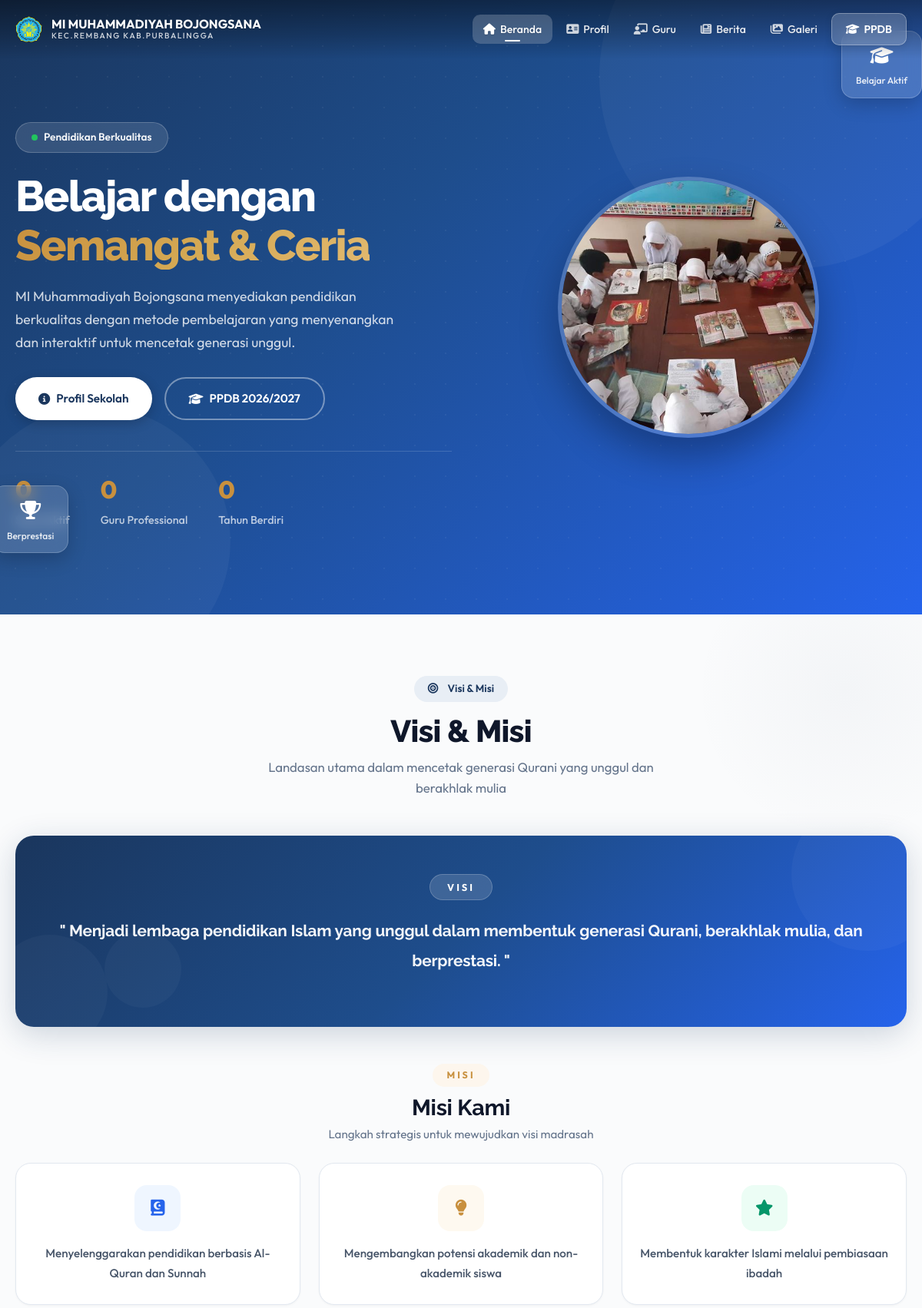
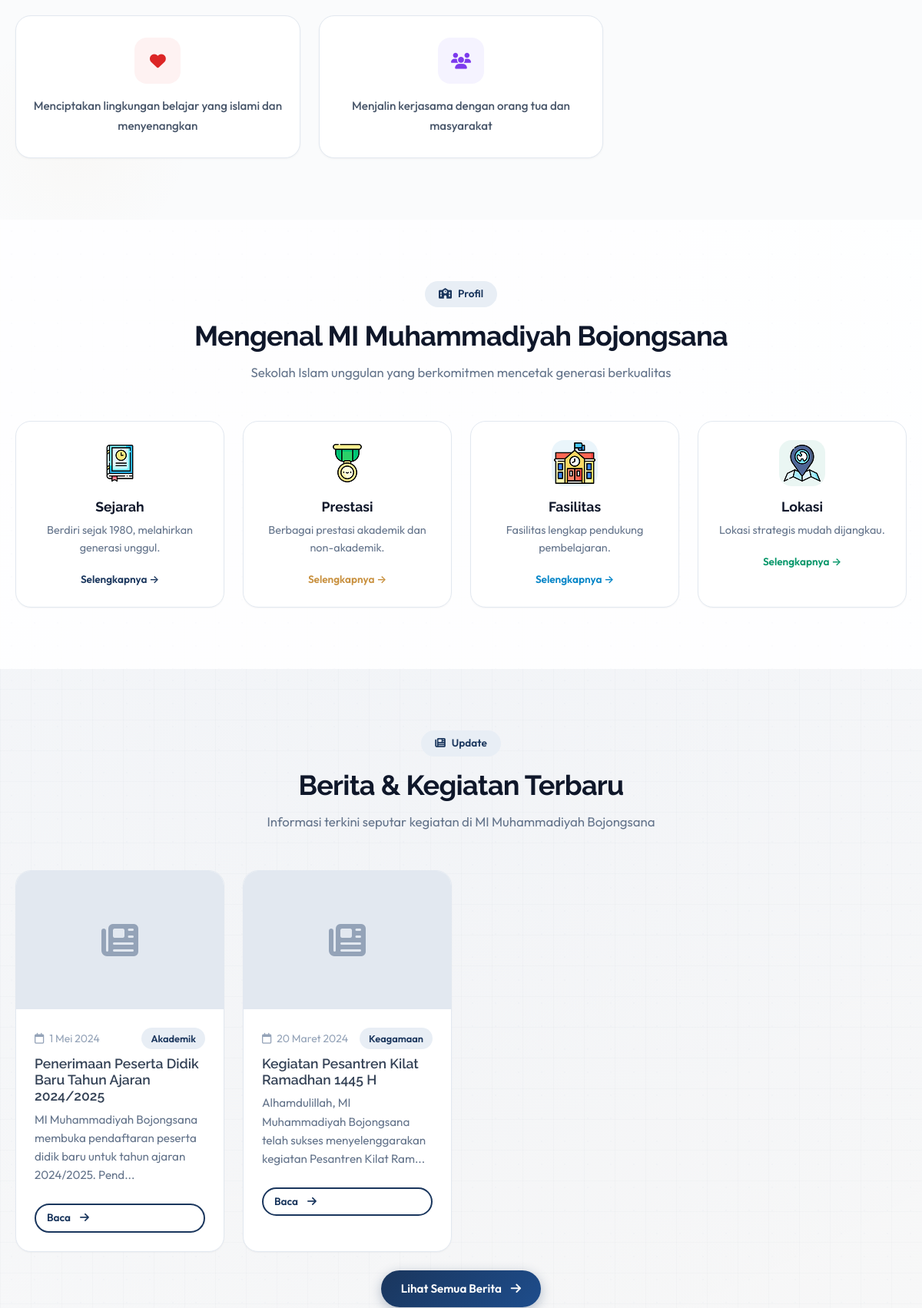
The page / (upper part) on the database its author committed (2 pictures, top to bottom).
### tables this page shows
CREATE TABLE `pengaturan` (
  `id` int(11) NOT NULL AUTO_INCREMENT,
  `key` varchar(50) NOT NULL,
  `value` text DEFAULT NULL,
  `created_at` timestamp NOT NULL DEFAULT current_timestamp(),
  `updated_at` timestamp NOT NULL DEFAULT current_timestamp() ON UPDATE current_timestamp(),
  PRIMARY KEY (`id`),
  UNIQUE KEY `key` (`key`)
);

CREATE TABLE `berita` (
  `id` int(11) NOT NULL AUTO_INCREMENT,
  `judul` varchar(255) NOT NULL,
  `isi` text NOT NULL,
  `gambar` varchar(255) DEFAULT NULL,
  `tanggal` date NOT NULL,
  `kategori` varchar(50) DEFAULT 'Umum',
  `status` enum('draft','published') DEFAULT 'draft',
  `created_at` timestamp NOT NULL DEFAULT current_timestamp(),
  `updated_at` timestamp NOT NULL DEFAULT current_timestamp() ON UPDATE current_timestamp(),
  PRIMARY KEY (`id`)
);

### config/database.php (called while the page is built, shortened)
<?php
function getConnection() {
    static $pdo = null;
    if ($pdo === null) {
        try {
            $dsn = "mysql:host=" . DB_HOST . ";dbname=" . DB_NAME . ";charset=utf8mb4";
            $options = [
                PDO::ATTR_ERRMODE => PDO::ERRMODE_EXCEPTION,
                PDO::ATTR_DEFAULT_FETCH_MODE => PDO::FETCH_ASSOC,
                PDO::ATTR_EMULATE_PREPARES => false,
                PDO::MYSQL_ATTR_INIT_COMMAND => "SET NAMES utf8mb4 COLLATE utf8mb4_unicode_ci"
            ];
            $pdo = new PDO($dsn, DB_USER, DB_PASS, $options);
        } catch (PDOException $e) {
            die("Koneksi database gagal: " . $e->getMessage());
        }
    }
    return $pdo;
}
function h($string) {
    return htmlspecialchars($string ?? '', ENT_QUOTES, 'UTF-8');
}
function getPengaturan($key) {
    try {
        $pdo = getConnection();
        $stmt = $pdo->prepare("SELECT value FROM pengaturan WHERE `key` = ?");
        $stmt->execute([$key]);
        $result = $stmt->fetch();
        return $result ? $result['value'] : '';
    } catch (PDOException $e) {
        return '';
    }
}
function formatTanggal($date) {
    $bulan = [
        1 => 'Januari',
        2 => 'Februari',
        3 => 'Maret',
        4 => 'April',
        5 => 'Mei',
        6 => 'Juni',
        7 => 'Juli',
        8 => 'Agustus',
        9 => 'September',
        10 => 'Oktober',
        11 => 'November',
        12 => 'Desember'
    ];
    $timestamp = strtotime($date);
    $tanggal = date('j', $timestamp);
    $bulan_index = (int)date('n', $timestamp);
    $tahun = date('Y', $timestamp);
    return $tanggal . ' ' . $bulan[$bulan_index] . ' ' . $tahun;
}
?>

### index.php (the view, shortened to what this page needs)
<?php
require_once 'config/database.php';
require_once 'includes/header.php';
try {
    $pdo = getConnection();
    $stmt = $pdo->prepare("SELECT * FROM berita WHERE status = 'published' ORDER BY tanggal DESC LIMIT 4");
    $stmt->execute();
    $berita_list = $stmt->fetchAll();
} catch (PDOException $e) {
    $berita_list = [];
    $galeri_list = [];
    $guru_list = [];
    $prestasi_list = [];
}
?>
<section class="hero-carousel-modern">
    <div id="heroCarousel" class="carousel slide carousel-fade" data-bs-ride="carousel" data-bs-interval="5000">
        <div class="carousel-inner">
            <div class="carousel-item active">
                <div class="hero-slide" style="background: linear-gradient(135deg, #1a365d 0%, #1e4d8c 40%, #2563eb 100%);">
                    <div class="slide-shape slide-shape-1"></div>
                    <div class="slide-shape slide-shape-2"></div>
                    <div class="slide-dots"></div>
                    <div class="container h-100">
                        <div class="row align-items-center h-100">
                            <div class="col-lg-6 order-1 order-lg-2 d-flex justify-content-center" data-aos="fade-up" data-aos-duration="800">
                                <div class="slide-image-wrapper">
                                    <div class="slide-image-frame">
                                        <img src="assets/images/belajar.jpg" alt="Pendidikan" class="slide-image"
                                             onerror="this.style.display='none'; this.parentElement.querySelector('.image-placeholder').style.display='flex';">
                                    </div>
                                </div>
                                 <div class="floating-card floating-card-1"><span><i class="fa-solid fa-graduation-cap"></i></span><small>Belajar Aktif</small></div>
                                    <div class="floating-card floating-card-2"><span><i class="fa-solid fa-trophy"></i></span><small>Berprestasi</small></div>
                            </div>
                            <div class="col-lg-6 order-2 order-lg-1 mt-5" data-aos="fade-up" data-aos-duration="800" data-aos-delay="200">
                                <div class="slide-content">
                                    <span class="slide-badge">
                                        <span class="badge-dot"></span> Pendidikan Berkualitas
                                    </span>
                                    <h1 class="slide-title">
                                        Belajar dengan<br>
                                        <span class="text-gradient-gold">Semangat & Ceria</span>
                                    </h1>
                                    <p class="slide-desc">
                                        MI Muhammadiyah Bojongsana menyediakan pendidikan berkualitas dengan metode pembelajaran yang menyenangkan dan interaktif untuk mencetak generasi unggul.
                                    </p>
                                    <div class="slide-buttons">
                                        <a href="profil.php" class="btn-slide btn-slide-primary">
                                            <i class="fa-solid fa-circle-info"></i> Profil Sekolah
                                        </a>
                                        <a href="ppdb.php" class="btn-slide btn-slide-outline">
                                            <i class="fa-solid fa-graduation-cap"></i> PPDB 2026/2027
                                        </a>
                                    </div>
                                    <div class="slide-stats">
                                        <div class="slide-stat">
                                            <span class="stat-value counter" data-target="200">0</span>
                                            <span class="stat-label">Siswa Aktif</span>
                                        </div>
                                        <div class="slide-stat">
                                            <span class="stat-value counter" data-target="10">0</span>
                                            <span class="stat-label">Guru Professional</span>
                                        </div>
                                        <div class="slide-stat">
                                            <span class="stat-value counter" data-target="60">0</span>
                                            <span class="stat-label">Tahun Berdiri</span>
                                        </div>
                                    </div>
                                </div>
                            </div>
                        </div>
                    </div>
                </div>
            </div>
        </div>
    </div>
</section>
<section class="visi-misi-section">
    <div class="container">
        <div class="text-center mb-5" data-aos="fade-up">
            <span class="section-label-modern">
                <i class="fa-solid fa-bullseye me-1"></i> Visi & Misi
            </span>
            <h2 class="section-heading-modern">Visi & Misi</h2>
            <p class="section-subtitle-modern">Landasan utama dalam mencetak generasi Qurani yang unggul dan berakhlak mulia</p>
        </div>
        <div class="visi-card-wrapper mb-5" data-aos="fade-up">
            <div class="visi-card">
                <div class="visi-card-content">
                    <span class="visi-label">VISI</span>
                    <h3 class="visi-text-large">
                        " <?php echo nl2br(h(getPengaturan('visi'))); ?> "
                    </h3>
                </div>
                <div class="visi-card-decoration">
                    <div class="decor-circle decor-1"></div>
                    <div class="decor-circle decor-2"></div>
                    <div class="decor-circle decor-3"></div>
                </div>
            </div>
        </div>
        <div class="misi-section" data-aos="fade-up">
            <div class="text-center mb-4">
                <span class="misi-label">MISI</span>
                <h3 class="misi-heading">Misi Kami</h3>
                <p class="misi-subtitle">Langkah strategis untuk mewujudkan visi madrasah</p>
            </div>
            <div class="row g-4">
                <?php
                $misi = getPengaturan('misi');
                $items = explode("\n", $misi);
                $misi_icons = [
                    'fa-solid fa-book-quran',
                    'fa-solid fa-lightbulb',
                    'fa-solid fa-star',
                    'fa-solid fa-heart',
                    'fa-solid fa-users',
                    'fa-solid fa-handshake',
                    'fa-solid fa-seedling',
                ];
                $misi_colors = [
                    ['bg' => '#eff6ff', 'icon' => '#2563eb'],
                    ['bg' => '#fef9f0', 'icon' => '#c8903e'],
                    ['bg' => '#ecfdf5', 'icon' => '#059669'],
                    ['bg' => '#fef2f2', 'icon' => '#dc2626'],
                    ['bg' => '#f5f3ff', 'icon' => '#7c3aed'],
                    ['bg' => '#f0f9ff', 'icon' => '#0284c7'],
                    ['bg' => '#fff7ed', 'icon' => '#ea580c'],
                ];
                foreach ($items as $i => $item):
                    $item = trim($item);
                    $clean = preg_replace('/^\d+\.\s*/', '', $item);
                    $icon = $misi_icons[$i % count($misi_icons)];
                    $color = $misi_colors[$i % count($misi_colors)];
                ?>
                <div class="col-lg-4 col-md-6 col-12" data-aos="fade-up" data-aos-delay="<?php echo $i * 100; ?>">
                    <div class="misi-card">
                        <div class="misi-card-icon" style="background: <?php echo $color['bg']; ?>;">
                            <i class="<?php echo $icon; ?>" style="color: <?php echo $color['icon']; ?>;"></i>
                        </div>
                        <p class="misi-card-text"><?php echo h($clean); ?></p>
                    </div>
                </div>
                <?php endforeach; ?>
            </div>
        </div>
    </div>
</section>
<section class="section-modern section-white">
    <div class="container">
        <div class="text-center mb-5" data-aos="fade-up">
            <span class="section-label"><i class="fa-solid fa-school"></i> Profil</span>
            <h2 class="section-title-modern">Mengenal MI Muhammadiyah Bojongsana</h2>
            <p class="section-desc-modern mx-auto">Sekolah Islam unggulan yang berkomitmen mencetak generasi berkualitas</p>
        </div>
        <div class="row g-4">
            <?php
            $features = [
                ['icon'=>'assets/images/icon/sejarah.png','title'=>'Sejarah','text'=>'Berdiri sejak 1980, melahirkan generasi unggul.','link'=>'profil.php#sejarah','color'=>'var(--primary)'],
                ['icon'=>'assets/images/icon/prestasi.png','title'=>'Prestasi','text'=>'Berbagai prestasi akademik dan non-akademik.','link'=>'profil.php#prestasi','color'=>'var(--accent)'],
                ['icon'=>'assets/images/icon/fasilitas.png','title'=>'Fasilitas','text'=>'Fasilitas lengkap pendukung pembelajaran.','link'=>'profil.php#fasilitas','color'=>'#0284c7'],
                ['icon'=>'assets/images/icon/lokasi.png','title'=>'Lokasi','text'=>'Lokasi strategis mudah dijangkau.','link'=>'profil.php#lokasi','color'=>'#059669'],
            ];
            foreach ($features as $i => $f):
            ?>
            <div class="col-md-6 col-lg-3" data-aos="fade-up" data-aos-delay="<?php echo $i*100; ?>">
                <a href="<?php echo $f['link']; ?>" class="text-decoration-none">
                    <div class="card-modern text-center h-100 hover-lift">
                        <div class="card-body">
                            <div style="width:60px;height:60px;background:<?php echo $f['color']; ?>15;border-radius:16px;display:inline-flex;align-items:center;justify-content:center;font-size:1.5rem;color:<?php echo $f['color']; ?>;margin-bottom:16px;">
                                <img src="<?php echo $f['icon']; ?>" alt="<?php echo $f['title']; ?>" class="img-fluid">
                            </div>
                            <h5><?php echo $f['title']; ?></h5>
                            <p style="color:var(--gray-500);font-size:0.9rem;"><?php echo $f['text']; ?></p>
                            <span style="color:<?php echo $f['color']; ?>;font-weight:600;font-size:0.85rem;">Selengkapnya →</span>
                        </div>
                    </div>
                </a>
            </div>
            <?php endforeach; ?>
        </div>
    </div>
</section>
<section class="section-modern section-light">
    <div class="container">
        <div class="text-center mb-5" data-aos="fade-up">
            <span class="section-label"><i class="fa-solid fa-newspaper"></i> Update</span>
            <h2 class="section-title-modern">Berita & Kegiatan Terbaru</h2>
            <p class="section-desc-modern mx-auto">Informasi terkini seputar kegiatan di MI Muhammadiyah Bojongsana</p>
        </div>
        <?php if (!empty($berita_list)): ?>
        <div class="row g-4">
            <?php foreach ($berita_list as $berita): ?>
            <div class="col-md-6 col-lg-3" data-aos="fade-up">
                <div class="card-modern h-100">
                    <?php if ($berita['gambar']): ?>
                    <img src="uploads/berita/<?php echo h($berita['gambar']); ?>" alt="<?php echo h($berita['judul']); ?>" class="card-img-top" style="height:180px;">
                    <?php else: ?>
                    <div class="card-img-top" style="height:180px;background:var(--gray-200);display:flex;align-items:center;justify-content:center;font-size:3rem;color:var(--gray-400);">
                        <i class="fa-solid fa-newspaper"></i>
                    </div>
                    <?php endif; ?>
                    <div class="card-body d-flex flex-column">
                        <div class="d-flex justify-content-between align-items-center mb-2">
                            <small style="color:var(--gray-400);"><i class="fa-regular fa-calendar me-1"></i> <?php echo formatTanggal($berita['tanggal']); ?></small>
                            <span class="badge-modern badge-primary"><?php echo h($berita['kategori'] ?? 'Umum'); ?></span>
                        </div>
                        <h5 class="card-title"><?php echo h($berita['judul']); ?></h5>
                        <p class="card-text flex-grow-1"><?php echo substr(strip_tags($berita['isi']), 0, 100); ?>...</p>
                        <a href="detail-berita.php?id=<?php echo $berita['id']; ?>" class="btn-modern btn-outline-modern btn-sm mt-2" style="padding:6px 14px;font-size:0.85rem;">
                            Baca <i class="fa-solid fa-arrow-right ms-1"></i>
                        </a>
                    </div>
                </div>
            </div>
            <?php endforeach; ?>
        </div>
        <div class="text-center mt-4">
            <a href="berita.php" class="btn-modern btn-primary-modern">
                Lihat Semua Berita <i class="fa-solid fa-arrow-right ms-1"></i>
            </a>
        </div>
        <?php endif; ?>
    </div>
</section>
<?php require_once 'includes/footer.php'; ?>

### rows shown on the page
pengaturan: value "Menjadi lembaga pendidikan Islam yang unggul dalam membentuk generasi Qurani, berakhlak mulia, dan berprestasi."
pengaturan: value "Menyelenggarakan pendidikan berbasis Al-Quran dan Sunnah", value "Mengembangkan potensi akademik dan non-akademik siswa", value "Membentuk karakter Islami melalui pembiasaan ibadah", value "Menciptakan lingkungan belajar yang islami dan menyenangkan", value "Menjalin kerjasama dengan orang tua dan masyarakat"
berita: tanggal "1 Mei 2024", kategori "Akademik", judul "Penerimaan Peserta Didik Baru Tahun Ajaran 2024/2025", isi "MI Muhammadiyah Bojongsana membuka pendaftaran peserta didik baru untuk tahun ajaran 2024/2025. Pend"
berita: tanggal "20 Maret 2024", kategori "Keagamaan", judul "Kegiatan Pesantren Kilat Ramadhan 1445 H", isi "Alhamdulillah, MI Muhammadiyah Bojongsana telah sukses menyelenggarakan kegiatan Pesantren Kilat Ram"

### other values the page prints
$f['title'] "Sejarah"
$f['text'] "Berdiri sejak 1980, melahirkan generasi unggul."
$f['title'] "Prestasi"
$f['text'] "Berbagai prestasi akademik dan non-akademik."
$f['title'] "Fasilitas"
$f['text'] "Fasilitas lengkap pendukung pembelajaran."
$f['title'] "Lokasi"
$f['text'] "Lokasi strategis mudah dijangkau."
